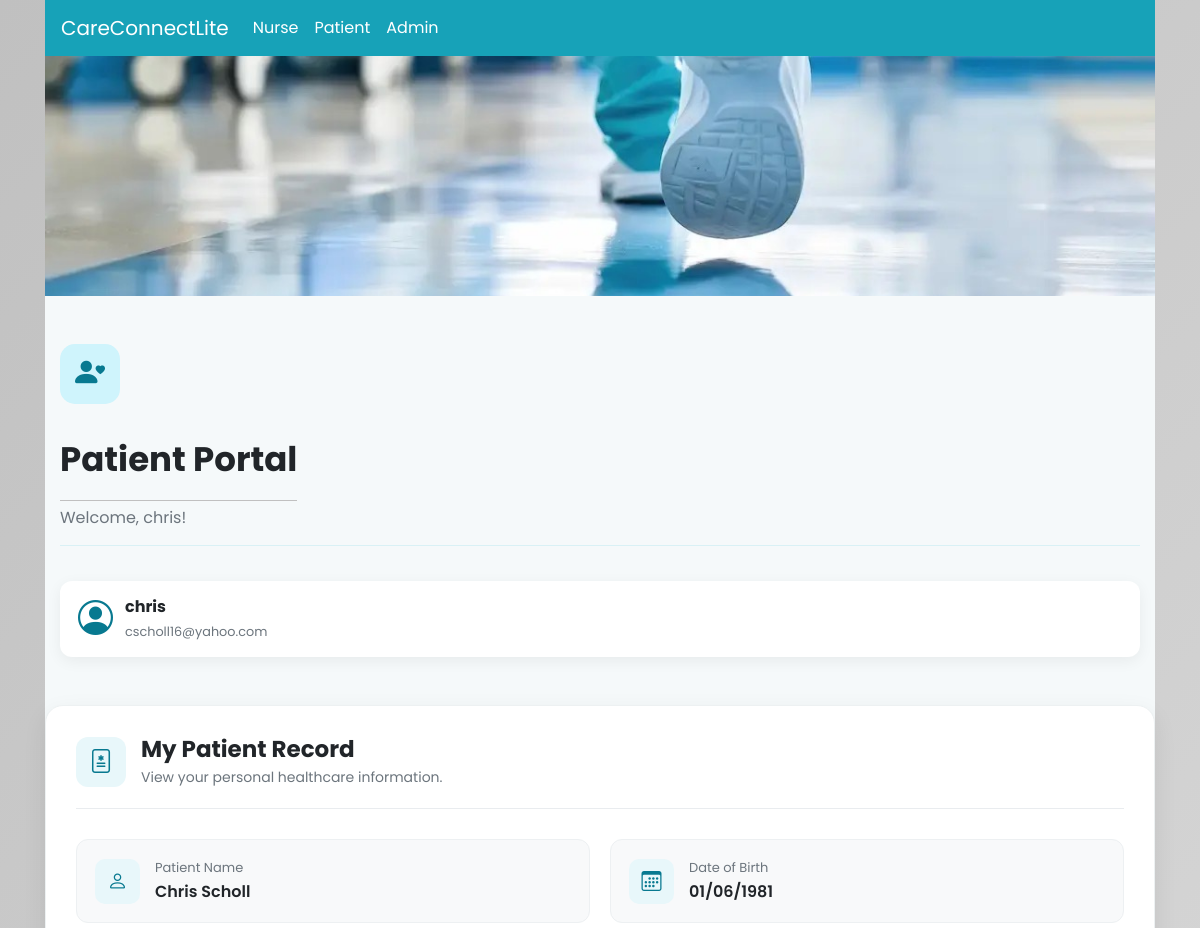
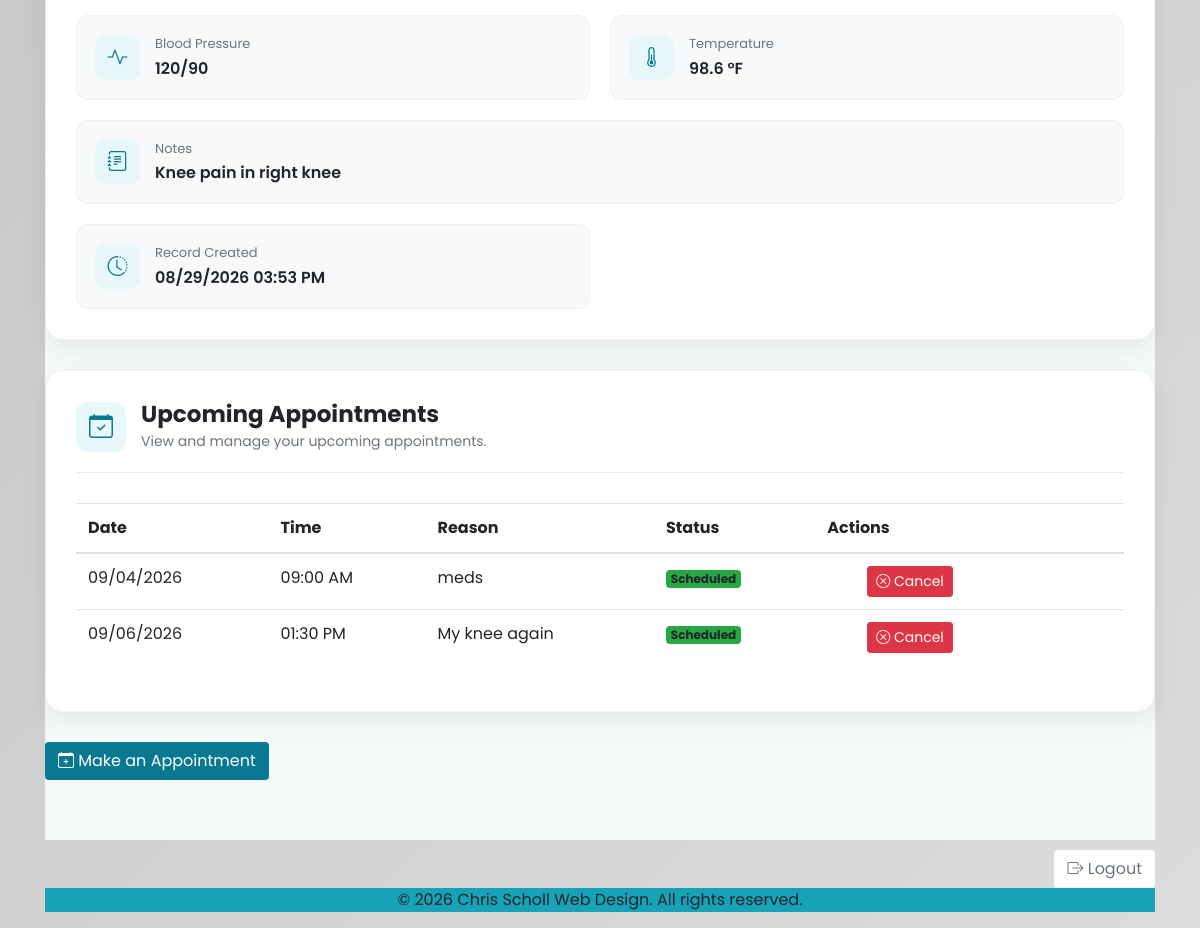
Page /patient (signed in) on the earlier database version (2 pictures, top to bottom).
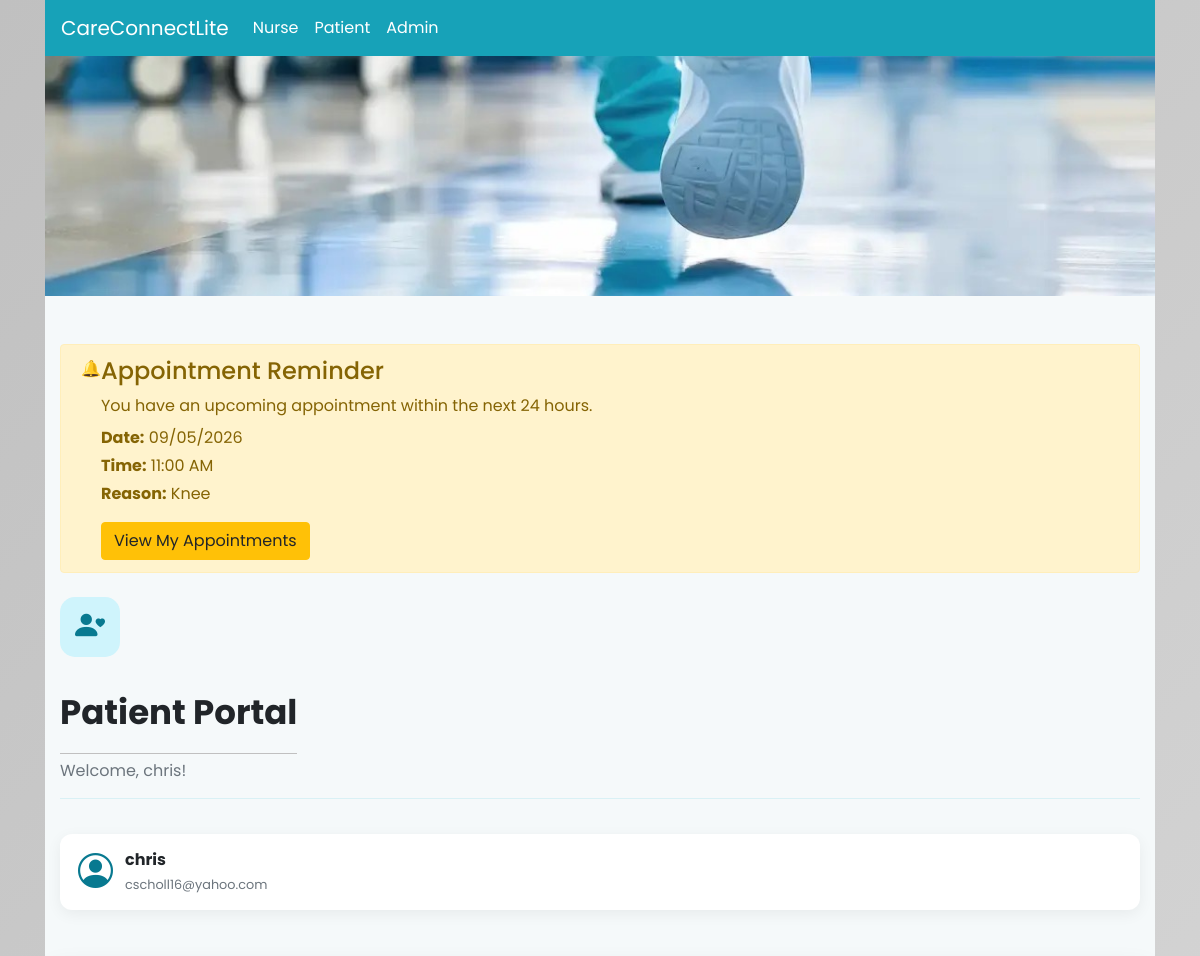
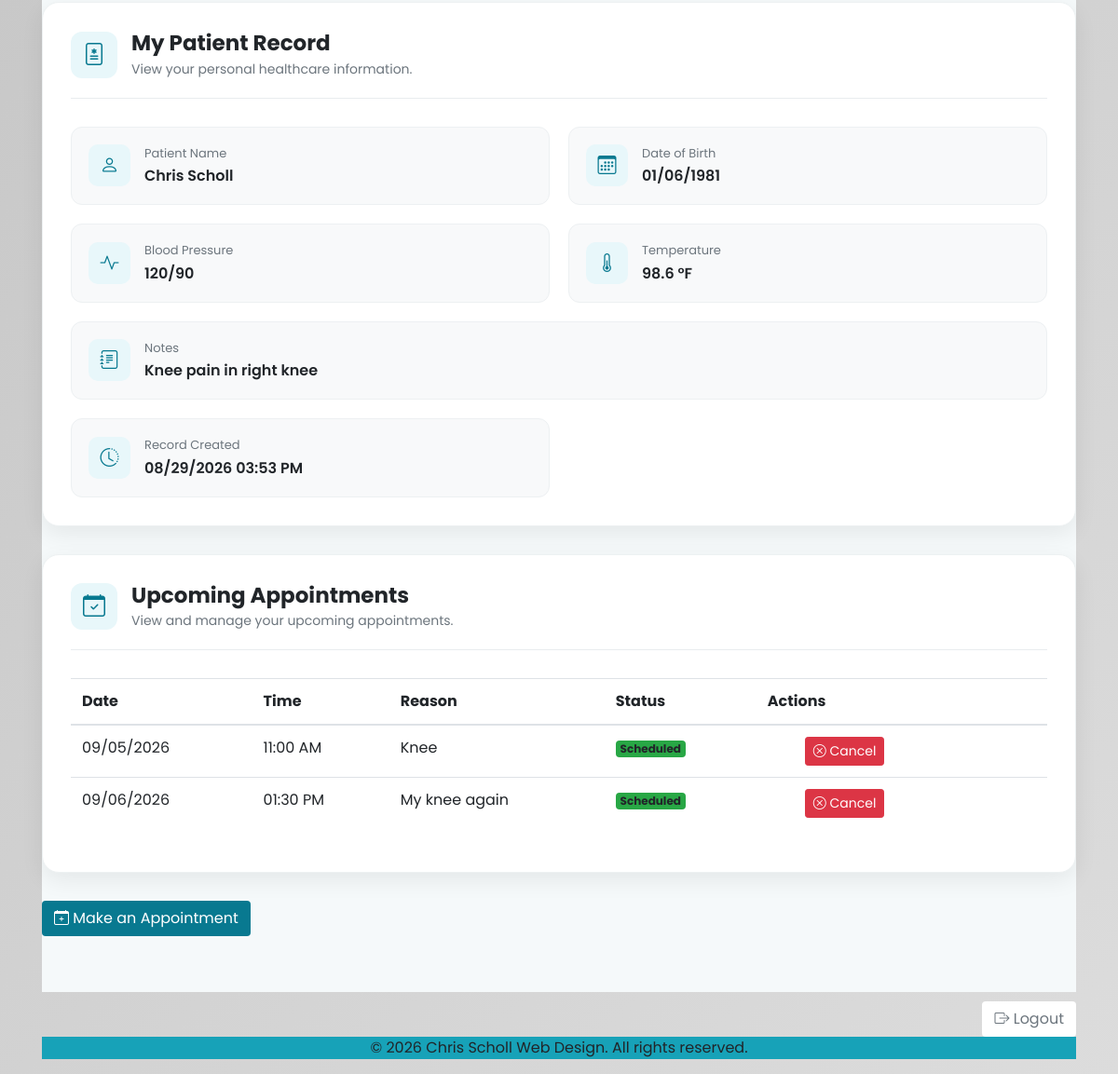
Same page on the later database version (2 pictures, top to bottom).
### models.py (models this page shows)
class Appointment(db.Model):
    id = db.Column(
        db.Integer,
        primary_key=True
    )
    patient_id = db.Column(
        db.Integer,
        db.ForeignKey("user.id"),
        nullable=False
    )
    appointment_date = db.Column(
        db.Date,
        nullable=False
    )
    appointment_time = db.Column(
        db.Time,
        nullable=False
    )
    reason = db.Column(
        db.String(255),
        nullable=False
    )
    status = db.Column(
        db.String(50),
        nullable=False,
        default="Scheduled"
    )
    created_at = db.Column(
        db.DateTime(timezone=True),
        default=lambda: datetime.now(timezone.utc),
        nullable=False
    )
    patient = db.relationship(
        "User",
        foreign_keys=[patient_id],
        back_populates="appointments"
    )

### app.py (the view)
@app.route('/patient', methods=['GET', 'POST'])
@role_required('patient')
def patient():
    patient_record = current_user.patient_record
    appointments = db.session.scalars(
    select(Appointment)
    .where(
        Appointment.patient_id == current_user.id,
        Appointment.status == "Scheduled",
        Appointment.appointment_date >= datetime.now().date()
    )
    .order_by(
        Appointment.appointment_date,
        Appointment.appointment_time
    )
).all()
    now = datetime.now()
    reminder_limit = now + timedelta(hours=24)
    reminders = []
    for appointment in appointments:
        appointment_datetime = datetime.combine(
            appointment.appointment_date,
            appointment.appointment_time
        )
        if now <= appointment_datetime <= reminder_limit:
            reminders.append(appointment)
    return render_template(
        'patient.html',
        patient_record=patient_record,
        appointments=appointments,
        reminders=reminders
    )

### app.py (called while the page is built)
@login_manager.user_loader
def load_user(user_id):
    return db.session.get(User, int(user_id))

def role_required(required_role):
    def decorator(f):
        @wraps(f)
        @login_required
        def decorated_function(*args, **kwargs):
            if current_user.role != required_role:
                flash("You do not have permission to view this page.", "danger")
                return redirect(url_for('login'))
            return f(*args, **kwargs)
        return decorated_function
    return decorator

### templates/patient.html (shortened to what the changed rows need)
{% extends 'base.html' %}
{% block content %}
<div class="patient-page">
    <div class="container py-5">
        {% if reminders %}
            {% for appointment in reminders %}
                <div class="alert alert-warning shadow-sm mb-4" role="alert">
                    <div class="d-flex align-items-start">
                        <div class="me-3 fs-3">
                            🔔
                        </div>
                        <div>
                            <h4 class="alert-heading">
                                Appointment Reminder
                            </h4>
                            <p class="mb-2">
                                You have an upcoming appointment within the next 24 hours.
                            </p>
                            <p class="mb-1">
                                <strong>Date:</strong>
                                {{ appointment.appointment_date.strftime('%m/%d/%Y') }}
                            </p>
                            <p class="mb-1">
                                <strong>Time:</strong>
                                {{ appointment.appointment_time.strftime('%I:%M %p') }}
                            </p>
                            <p class="mb-3">
                                <strong>Reason:</strong>
                                {{ appointment.reason }}
                            </p>
                            <a href="{{ url_for('appointments') }}"
                               class="btn btn-warning">
                                View My Appointments
                            </a>
                        </div>
                    </div>
                </div>
            {% endfor %}
        {% endif %}
        <div class="patient-header">
            <div>
                <h1>Patient Portal</h1>
            </div>
        </div>
        </div>
<div class="patient-dashboard-card">
    {% if appointments %}
        <div class="table-responsive">
            <table class="table table-hover align-middle">
                <thead>
                    <tr>
                        <th>Date</th>
                        <th>Time</th>
                        <th>Reason</th>
                        <th>Status</th>
                        <th>Actions</th>
                    </tr>
                </thead>
                <tbody>
                    {% for appointment in appointments %}
                        <tr>
                            <td>
                                {{ appointment.appointment_date.strftime('%m/%d/%Y') }}
                            </td>
                            <td>
                                {{ appointment.appointment_time.strftime('%I:%M %p') }}
                            </td>
                            <td>
                                {{ appointment.reason }}
                            </td>
                            <td>
                                <span class="badge bg-success">
                                    {{ appointment.status }}
                                </span>
                            </td>
                            <td>
                                <form
                                    action="{{ url_for('cancel_appointment', appointment_id=appointment.id) }}"
                                    method="POST"
                                    onsubmit="return confirm('Are you sure you want to cancel this appointment?');"
                                >
                                    <button
                                        type="submit"
                                        class="btn btn-danger btn-sm"
                                    >
                                        <i class="bi bi-x-circle"></i>
                                        Cancel
                                    </button>
                                </form>
                            </td>
                        </tr>
                    {% endfor %}
                </tbody>
            </table>
        </div>
    {% else %}
        <div class="alert alert-info">
            You do not have any upcoming appointments.
        </div>
    {% endif %}
</div>
        </div>
    </div>
</div>
{% endblock content %}

Differences in the rows shown:
no longer on this page (row edited): Appointment: appointment_date "09/04/2026", appointment_time "09:00 AM", reason "meds", status "Scheduled", shown under "Upcoming Appointments"
added Appointment: appointment_date "09/05/2026", appointment_time "11:00 AM", reason "Knee", status "Scheduled"
